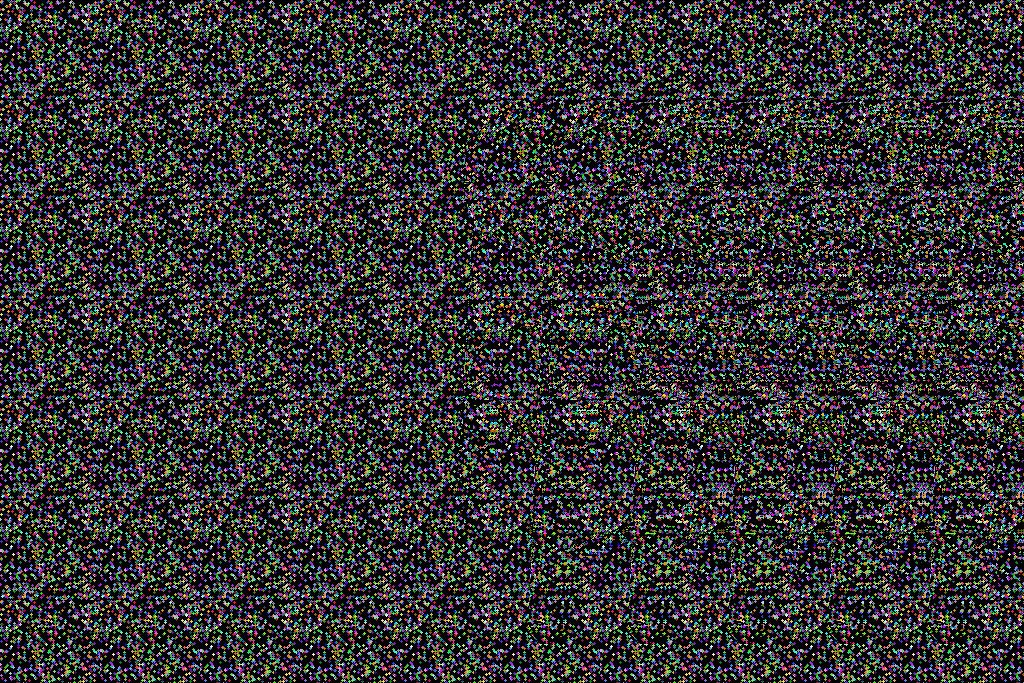
#> input picture chapter_8/stereogram.png, 1024 x 683 px
$ python stereogram.py --depth stereogram.png
#> lines starting #> are read from the running program, lines starting #| are printed output that depends on the picture
import sys, random, argparse
from PIL import Image, ImageDraw

def createrandomtile(size):
    img = Image.new('RGB', size)

    draw = ImageDraw.Draw(img)
    r = int(min(*size)/100)
    n = 1000

    for i in range(n):
        x, y = random.randint(0, size[0] - r), random.randint(0, size[1] - r)
        fill = (random.randint(0, 255), random.randint(0, 255), random.randint(0, 255))
        draw.ellipse((x-r, y-r, x+r, y+r), fill)

    return img

def createtiledimage(tile, size):
    img = Image.new('RGB', size)
    W, H = size
    w, h = tile.size

    cols = int(W/w) + 1
    rows = int(H/h) + 1

    for i in range(rows):
        for j in range(cols):
            img.paste(tile, (j*w, i*h))

    return img

def createDepthMap(size):
    dmap = Image.new('L', size)
    dmap.paste(10, (200, 25, 300, 125))
    dmap.paste(30, (200, 150, 300, 250))
    dmap.paste(20, (200, 275, 300, 375))
    return dmap

def createShiftedImage(dmap, img):
    assert dmap.size == img.size
    sImg = img.copy()

    pixD = dmap.load()
    pixS = sImg.load()

    cols, rows = sImg.size
    for j in range(rows):
        for i in range(cols):
            xshift = pixD[i, j] / 10
            xpos = i - 140 + xshift
            if xpos > 0 & xpos < cols:
                pixS[i, j] = pixS[xpos, j]

    return sImg

def createStereogram(dmap, tile):
    if dmap.mode is not 'L':
        dmap = dmap.convert('L')

    if not tile:
        tile = createrandomtile((100, 100))

    img = createtiledimage(tile, dmap.size)

    sImg = img.copy()
    pixD = dmap.load()
    pixS = sImg.load()

    cols, rows = sImg.size

    for j in range(rows):
        for i in range(cols):
            xshift = pixD[i, j] / 10
            xpos = i - tile.size[0] + xshift
            if xpos > 0 and xpos < cols:
                pixS[i, j] = pixS[xpos, j]

    return sImg

def main():
    parser = argparse.ArgumentParser(description="Autostereograms...")

    parser.add_argument("--depth", dest="dmfile", required=True)
    parser.add_argument("--tile", dest="tilefile", required=False)
    parser.add_argument("--out", dest="outfile", required=False)

    args = parser.parse_args()

    outfile = 'stereogram.png'
    if args.outfile:
        outfile = args.outfile

    tilefile = False
    if args.tilefile:
        tilefile = args.tilefile

    dmImg = Image.open(args.dmfile)
#> dmImg is the input picture: PIL image 1024x683 RGB; mean R, G, B 49.4, 49.6, 48.2
    asImg = createStereogram(dmImg, tilefile)
#> in createStereogram, `dmap = dmap.convert('L')`:
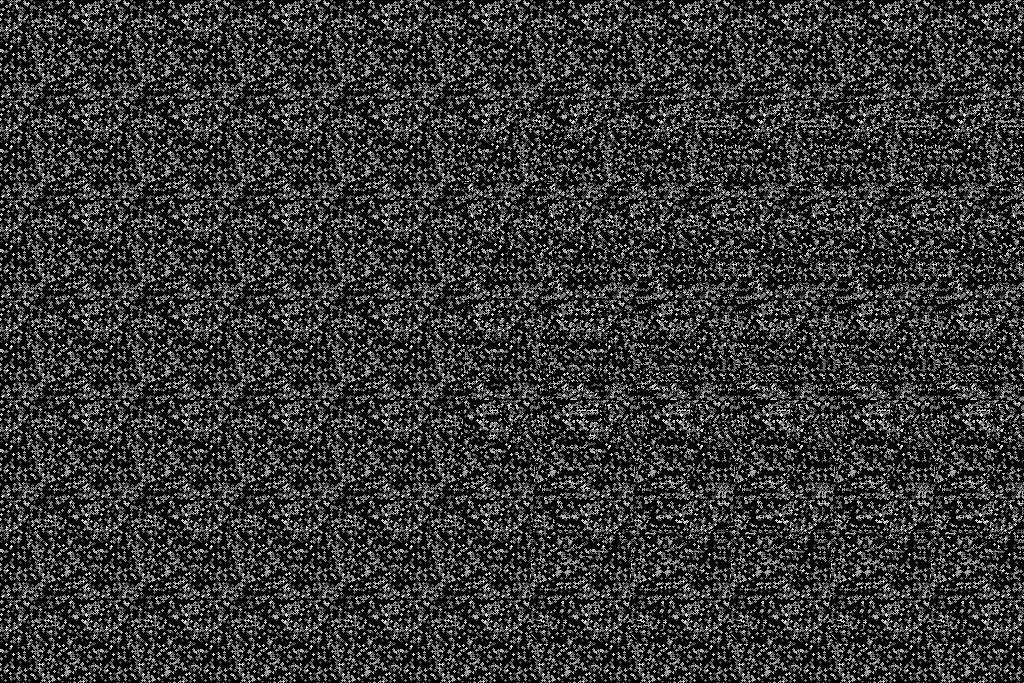
#> dmap: PIL image 1024x683 L; min 0, max 238, mean 49.4
#> in createrandomtile, `img = Image.new('RGB', size)`: img: PIL image 100x100 RGB; every value is 0
#> in createStereogram, `tile = createrandomtile((100, 100))`:
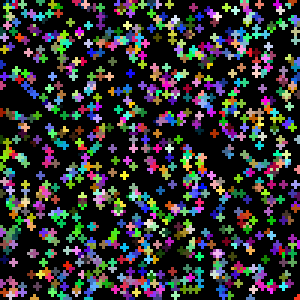
#> tile: PIL image 100x100 RGB (shown 3 times larger); mean R, G, B 48.7, 49.2, 49.5
#> in createtiledimage, `img = Image.new('RGB', size)`: img: PIL image 1024x683 RGB; every value is 0
#> after the loop in createtiledimage, `for i in range(rows):`:
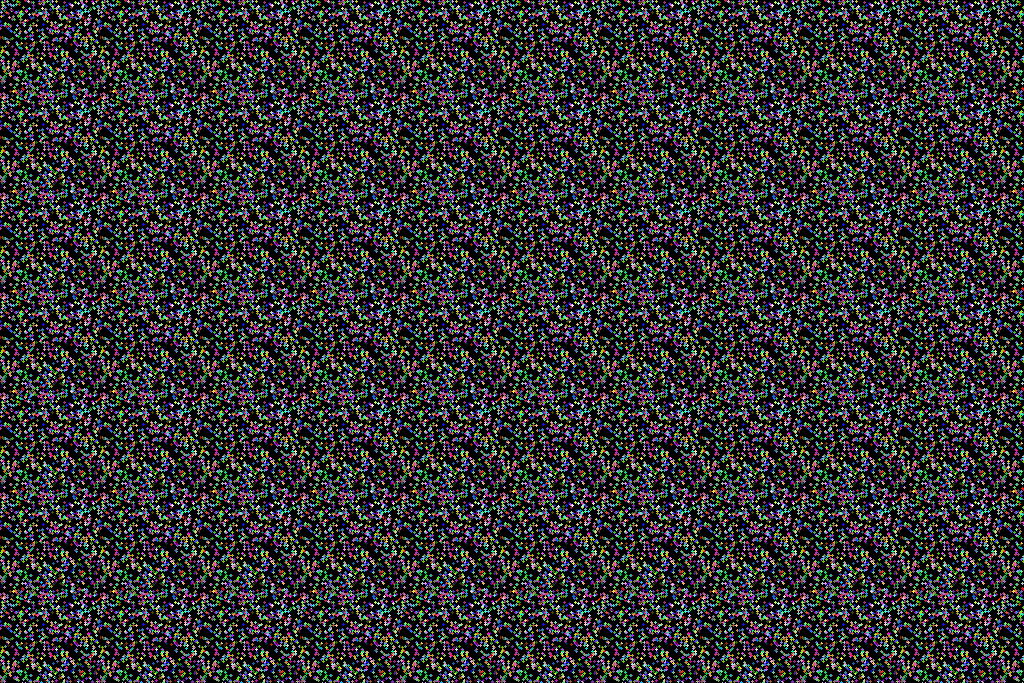
#> img: PIL image 1024x683 RGB; mean R, G, B 48.5, 49.2, 49.3
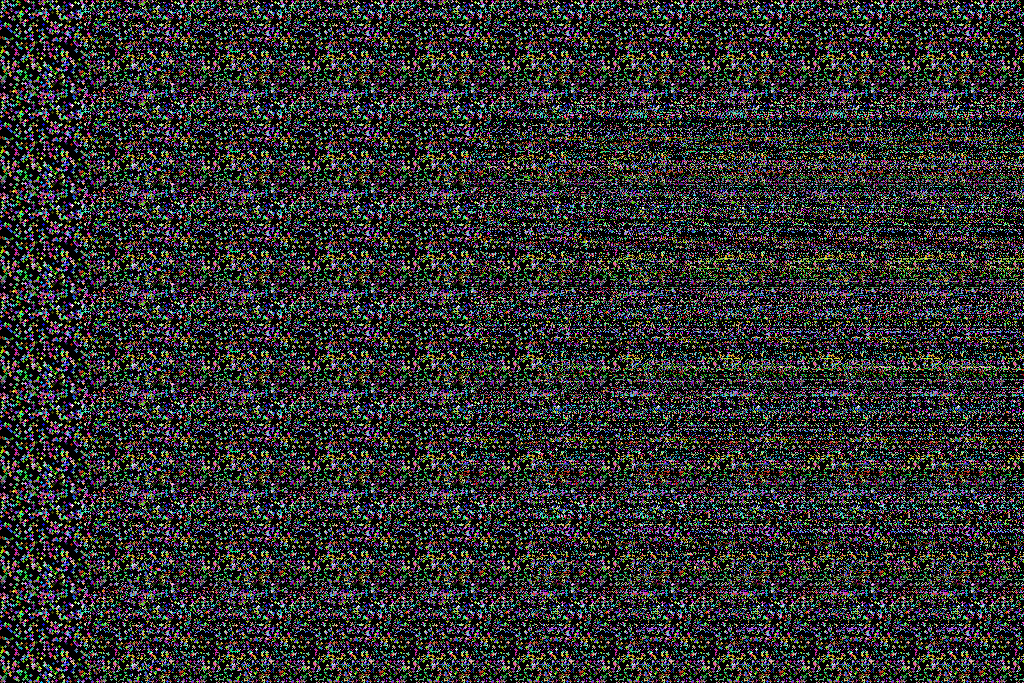
#> asImg: PIL image 1024x683 RGB; mean R, G, B 49.3, 50, 49.7
    asImg.save(outfile)

if __name__ == "__main__":
    main()
